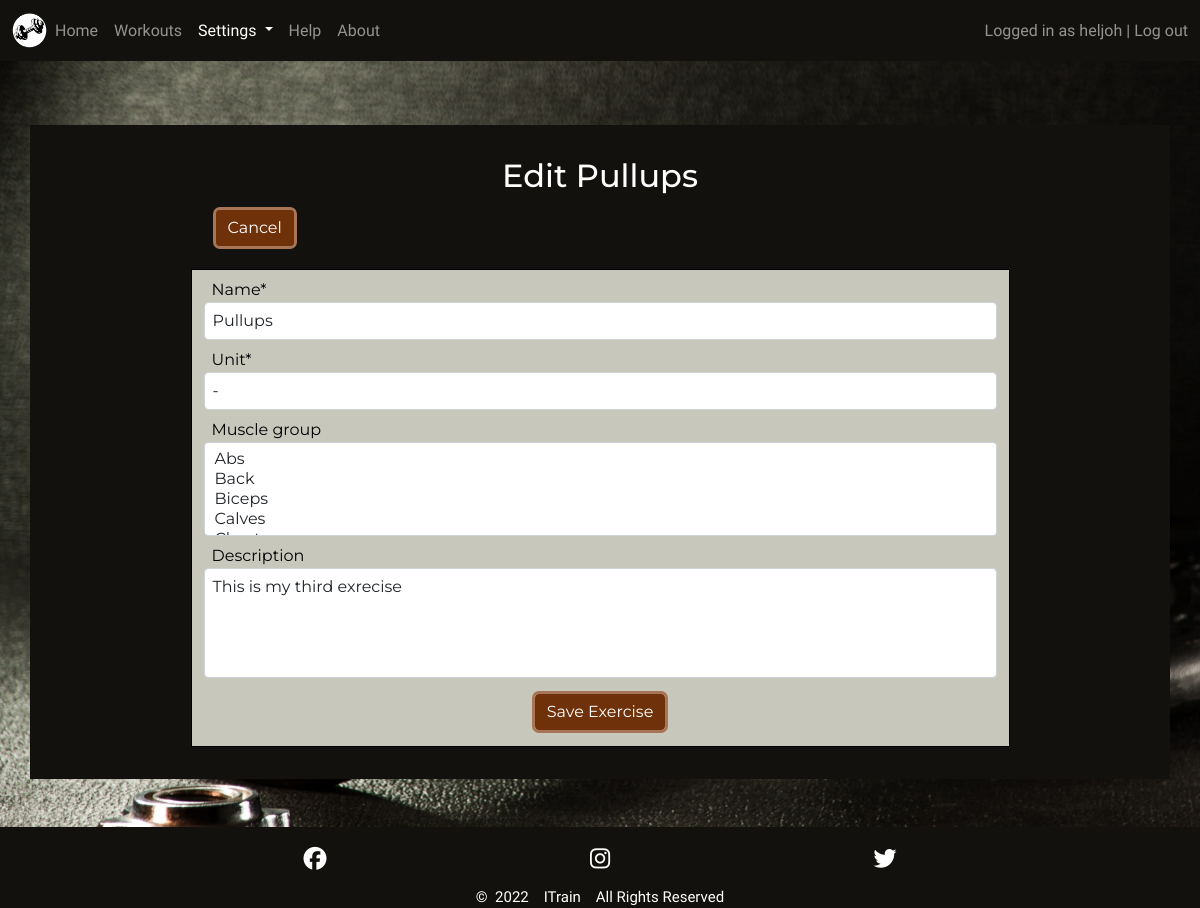
Page /settings/edit_exercise/5/ (signed in) on the earlier database version.
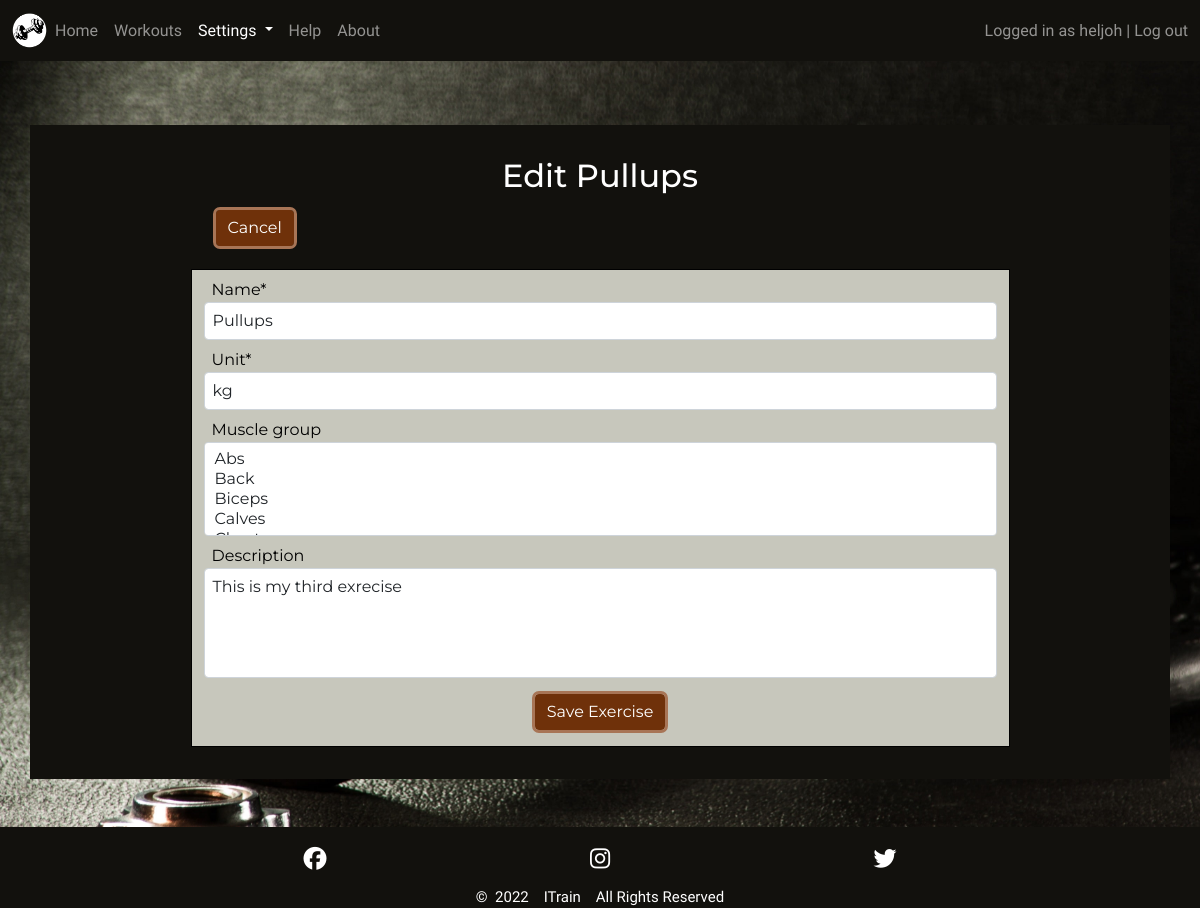
Same page on the later database version.
### setup/models.py (models this page shows, shortened)
class Exercise(models.Model):
    name = models.CharField(max_length=30, null=False, blank=False)
    created_by = models.ForeignKey(User, on_delete=models.CASCADE)
    unit = models.ForeignKey(ExerciseUnit, null=False, blank=False,
                             on_delete=models.SET_DEFAULT,
                             default=get_default_exercise_unit)
    muscle_group = models.ManyToManyField(MuscleGroup, blank=True,
                                          related_name='muscle_groups')
    description = models.TextField(max_length=200, blank=True)
    class Meta:
        ordering = ['name']

class ExerciseUnit(models.Model):
    name = models.CharField(max_length=5, unique=True, null=False, blank=False)
    class Meta:
        ordering = ['name']
    def __str__(self):
        return self.name

class MuscleGroup(models.Model):
    name = models.CharField(max_length=30, null=False, blank=False)
    created_by = models.ForeignKey(User, on_delete=models.CASCADE)
    class Meta:
        ordering = ['name']
    def __str__(self):
        return self.name

### setup/views.py (the view, shortened to what this page needs)
# urls.py: path('settings/edit_exercise/<int:exercise_id>/', edit_exercise,
@login_required
def edit_exercise(request, exercise_id):
    exercise = get_object_or_404(Exercise, id=exercise_id)
    user = request.user
    exercise_form = ExerciseForm(instance=exercise)
    filter = [request.user.username, "itrainadmin"]
    exercise_form.fields['muscle_group'].queryset = \
        MuscleGroup.objects.filter(created_by__username__in=filter)
    context = {
        'form': exercise_form,
        'exercise': exercise,
    }
    return render(request, 'setup/edit_exercise.html', context)

### setup/forms.py
class ExerciseForm(forms.ModelForm):
    unit = forms.ModelChoiceField(queryset=ExerciseUnit.objects.all(),
                                  empty_label='Select a Unit, - for none')
    muscle_group = forms.ModelMultipleChoiceField(
        queryset=MuscleGroup.objects.all(), required=False)
    class Meta:
        model = Exercise
        fields = ['name',
                  'unit',
                  'muscle_group',
                  'description',
                  ]
        widgets = {
            'name': forms.TextInput(
                attrs={
                    'placeholder': 'Enter Exercise Name',
                    }
                    ),
            'description': forms.Textarea(
                attrs={
                    'rows': 4,
                    'placeholder': 'Enter a description of the exercise',
                    }
                    ),
        }

### setup/templates/setup/edit_exercise.html (shortened to what this page needs)
{% extends 'base.html' %}
{% block content %}
{%load crispy_forms_tags %}
<div class="jumbotron container p1 p-sm-2 mt-md-3">
    <div class="jumbotron-head justify-content-center text-center mt-3">
        <h2 class="pt-2">Edit {{ exercise.name }}</h2>
        <div class="container-md content-list-container ps-sm-4 pe-sm-4 dark-clr text-start">
            <div class="clearfix text-center">
                <a href="{% url 'exercises' %}">
                    <button class="btn float-sm-start ms-2 mb-2" aria-label="Cancel">Cancel</button>
                </a>
            </div>
            <div class="row session-workout content-list row-cols-1 ">
                <form action="{% url 'edit_exercise' exercise.id %}" method="POST">
                    {{ form | crispy }}
                    <div class="text-center pt-3 pb-3">
                        <input type="submit" class="btn" value="Save Exercise" aria-label="Save Exercise">
                    </div>
                </form>
            </div>
        </div>
    </div>
</div>
{% endblock content%}

Differences in the rows shown:
changed Exercise "Pullups": unit "-" → "kg"
